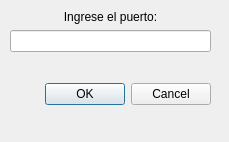
<?xml version="1.0" encoding="UTF-8"?>
<ui version="4.0">
 <class>DialogPort</class>
 <widget class="QDialog" name="DialogPort">
  <property name="geometry">
   <rect>
    <x>0</x>
    <y>0</y>
    <width>229</width>
    <height>142</height>
   </rect>
  </property>
  <property name="windowTitle">
   <string>Dialog</string>
  </property>
  <widget class="QWidget" name="verticalLayoutWidget">
   <property name="geometry">
    <rect>
     <x>10</x>
     <y>10</y>
     <width>201</width>
     <height>121</height>
    </rect>
   </property>
   <layout class="QVBoxLayout" name="verticalLayout">
    <item>
     <widget class="QLabel" name="label">
      <property name="text">
       <string>Ingrese el puerto:</string>
      </property>
      <property name="alignment">
       <set>Qt::AlignCenter</set>
      </property>
     </widget>
    </item>
    <item>
     <widget class="QLineEdit" name="lineEdit">
      <property name="echoMode">
       <enum>QLineEdit::Normal</enum>
      </property>
     </widget>
    </item>
    <item>
     <spacer name="verticalSpacer">
      <property name="orientation">
       <enum>Qt::Vertical</enum>
      </property>
      <property name="sizeHint" stdset="0">
       <size>
        <width>20</width>
        <height>40</height>
       </size>
      </property>
     </spacer>
    </item>
    <item>
     <widget class="QDialogButtonBox" name="buttonBox_2">
      <property name="orientation">
       <enum>Qt::Horizontal</enum>
      </property>
      <property name="standardButtons">
       <set>QDialogButtonBox::Cancel|QDialogButtonBox::Ok</set>
      </property>
     </widget>
    </item>
    <item>
     <spacer name="verticalSpacer_2">
      <property name="orientation">
       <enum>Qt::Vertical</enum>
      </property>
      <property name="sizeHint" stdset="0">
       <size>
        <width>20</width>
        <height>40</height>
       </size>
      </property>
     </spacer>
    </item>
   </layout>
  </widget>
 </widget>
 <resources/>
 <connections/>
</ui>
